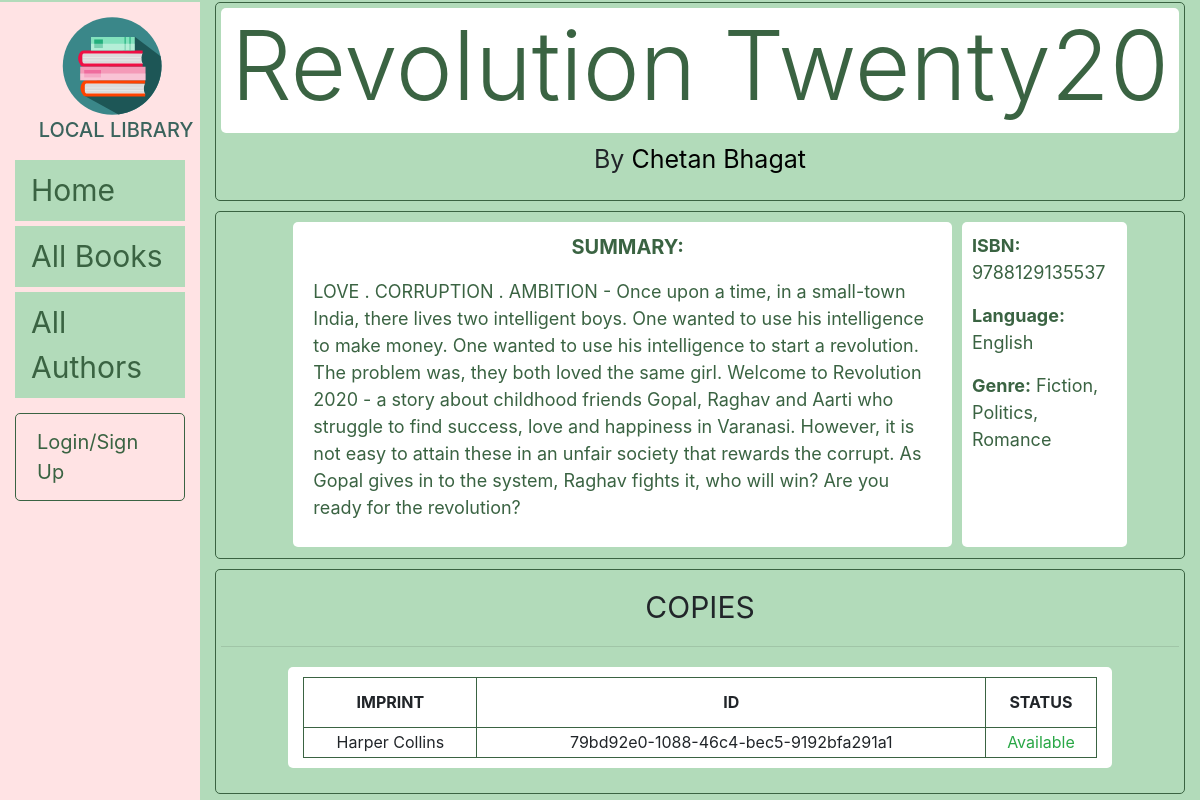
The page /catalog/book/26 on the database its author committed.
### catalog/models.py (models this page shows, shortened)
class Book(models.Model):
    title = models.CharField(max_length = 200)
    author = models.ForeignKey('Author', on_delete=models.SET_NULL, null=True)
    summary = models.TextField(max_length = 2000, help_text ='Enter a brief description of the book')
    isbn = models.CharField('ISBN', max_length = 13, help_text = '13 Character ISBN number')
    genre = models.ManyToManyField(Genre, help_text = 'Select a genre for this book. To select multiple genres, press Ctrl and select multiple genres.')
    language = models.ForeignKey(Language, help_text = 'Select a language for this book', on_delete=models.SET_NULL, null=True)
    def display_genre(self):
        """Create a string for the Genre. This is required to display genre in Admin."""
        return ', '.join(genre.name for genre in self.genre.all()[:3])
    display_genre.short_description = 'Genre'

class Author(models.Model):
    first_name = models.CharField(max_length = 100)
    last_name = models.CharField(max_length = 100)
    date_of_birth = models.DateField(null = True, blank = True)
    date_of_death = models.DateField('Died', null = True, blank = True)
    class Meta:
        ordering = ['last_name', 'first_name']
    def __str__(self):
        return f'{self.first_name} {self.last_name}'

class Language(models.Model):
    name = models.CharField(max_length = 200, help_text = "Enter the book's natural language(e.g. English, Fresnch, Japanese, etc.)")
    def __str__(self):
        return self.name

class Genre(models.Model):
    name = models.CharField(max_length = 200, help_text = 'Enter a book genre (e.g. Science Fiction)')
    def __str__(self):
        return self.name

class BookInstance(models.Model):
    id = models.UUIDField(primary_key=True, default=uuid.uuid4, help_text='Unique ID for this particular book across whole library')
    book = models.ForeignKey('Book', on_delete=models.SET_NULL, null=True)
    imprint = models.CharField(max_length = 200)
    due_back = models.DateField(null=True, blank=True)
    borrower = models.ForeignKey(User, on_delete=models.SET_NULL, null=True, blank=True)
    LOAN_STATUS = (
        ('m', 'Maintenance'),
        ('o', 'On Loan'),
        ('a', 'Available'),
        ('r', 'Reserved'),
    )
    status = models.CharField(
        max_length = 1,
        choices = LOAN_STATUS,
        blank = True,
        default = 'm',
        help_text = 'Book Availability',
    )
    class Meta:
        ordering = ['due_back']
        permissions = (("can_mark_returned", "Set book as returned"),)

### catalog/views.py (the view)
# urls.py: path('book/<int:pk>', views.BookDetailView.as_view(), name='book-detail'),
class BookDetailView(generic.DetailView):
    model = Book

### catalog/templates/catalog/book_detail.html (shortened to what this page needs)
{% extends "base_generic.html" %}
{% block content %}
	<div style="border-style:solid;border-color:#3a6342;border-width:1px;border-radius:5px;padding:5px;margin-bottom:10px;margin-top:2px;">
  		<h1 class="display-1" style="background-color:white;border-radius:5px;color:#3a6342;padding-bottom:10px;">{{ book.title }}</h1>
  		<p style="text-align:center;font-size:25px;"> By <a href="{% url 'author-detail' book.author.pk %}" style="color:black;">{{ book.author }}</a></p>
  	</div>
	<div class="container" style="border-style:solid;border-color:#3a6342;border-width:1px;border-radius:5px;padding:5px;margin-bottom:10px;margin-top:2px;">
		<div class="row">
			<div class="col-1"></div>
			<div class="col-8" style="background-color:white;border-radius:5px;color:#3a6342;padding:10px;padding-left:20px; margin:5px;">
				<p style="text-align:center;font-size:20px;"><strong>SUMMARY:</strong></p>
				<p style="font-size:18px;"> {{ book.summary }} </p>
			</div>
			<div class="col-2" style="font-size:18px;background-color:white;border-radius:5px;color:#3a6342;padding:10px;margin:5px;">
				<p><strong>ISBN:</strong> {{ book.isbn }}</p>
  				<p><strong>Language:</strong> {{ book.language }}</p>
  				<p><strong>Genre:</strong> {{ book.genre.all|join:", " }}</p>
			</div>
			<div class="col-1"></div>
		</div>
	</div>
	<div class="container" style="border-style:solid;border-color:#3a6342;border-width:1px;border-radius:5px;padding:5px;margin-bottom:10px;margin-top:2px;">
		<div class="row" style="margin-top:10px;margin-bottom:10px;">
			<div class="col-12">
				<div style="text-align:center;font-size:30px;margin-left:50px;margin-right:50px;border-radius:5px;">COPIES</div>
			</div>
		</div>
		<hr>
		<div class="row" style="margin-top:20px; margin-bottom:20px;">
			<div class="col-1"></div>
			<div class="col-10" style="background-color:white;border-radius:5px;">
				<table style="width:100%;border-collapse:collapse;margin-bottom:10px;margin-top:10px;">
			    	<tr style="height:50px;text-align:center;">
			    		<th style="border: 1px solid #3a6342;">IMPRINT</th>
			    		<th style="border: 1px solid #3a6342;">ID</th>
			    		<th style="border: 1px solid #3a6342;">STATUS</th>
			    	</tr>
			    	{% for copy in book.bookinstance_set.all %}
			    	<tr style="height:30px;text-align:center;">
			    		<td style="border: 1px solid #3a6342;">{{ copy.imprint }}</td>
			    		<td style="border: 1px solid #3a6342;">{{ copy.id }}</td>
			    		<td class="{% if copy.status == 'a' %}text-success{% elif copy.status == 'm' %}text-danger{% else %}text-warning{% endif %}" style="border: 1px solid #3a6342;">
			    			{{ copy.get_status_display }}
			    		</td>
			    	</tr>
			    	{% endfor %}
			    </table>
			</div>
			<div class="col-1"></div>
		</div>
	</div>
{% endblock %}

### catalog/static/css/styles.css (style rules this page uses)
body { background-color:rgb(178,219,186); }
.display-1 { text-align:center; }

### rows shown on the page
Book: title "Revolution Twenty20", author "Chetan Bhagat", summary "LOVE . CORRUPTION . AMBITION - Once upon a time, in a small-town India, there lives two intelligent boys. One wanted to use his intelligence to make money. One wanted to use his intelligence to start a revolution. The problem was, they both loved the same girl. Welcome to Revolution 2020 - a story about childhood friends Gopal, Raghav and Aarti who struggle to find success, love and happiness in Varanasi. However, it is not easy to attain these in an unfair society that rewards the corrupt. As Gopal gives in to the system, Raghav fights it, who will win? Are you ready for the revolution?", isbn "9788129135537", language "English", genre.all "Fiction, Politics, Romance"
BookInstance: imprint "Harper Collins", id "79bd92e0-1088-46c4-bec5-9192bfa291a1", status "Available"
